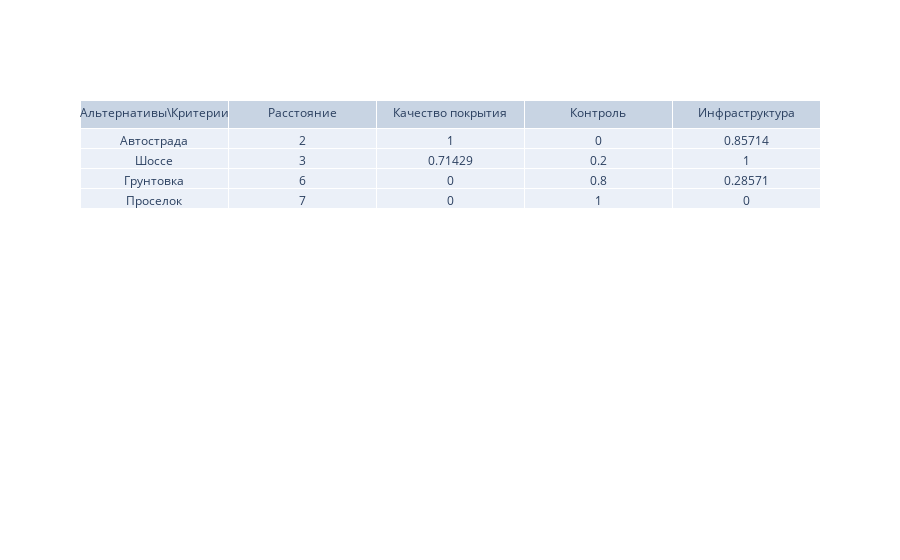

The notebook cell saved with this chart:
### Markdown cell above
Метод замены критериев ограничениями

### Code cell
# Пусть главный критерий - Расстояние

# Нормировка матриц оценок (кроме столбца главного критерия)
# Цикл по столбикам (критериям)
for j, cr in enumerate(criterions):
    # Если это главный критерий, то пропустить
    if cr == 'Расстояние':
        continue

    lev = None
    # Минимально допустимые уровни для остальных критериев
    match(cr):
        case 'Качество покрытия':
            lev = 0.3
        case 'Контроль':
            lev = 0.1
        case 'Инфраструктура':
            lev = 0.2

    min_val = min(a_matrix[j])
    max_val = max(a_matrix[j])

    # Цикл по строчкам (значения критериев альтернатив)
    for i, al in enumerate(alternatives):
        a_matrix[j][i] = round((a_matrix[j][i] - min_val) / (max_val - min_val), okr)
        # Оставить только приемлемые значения
        if a_matrix[j][i] < lev:
            a_matrix[j][i] = 0.0

# Вывод таблицы
fig = Figure(data=[
    Table(
        header=dict(values=['Альтернативы\Критерии'] + criterions),
        cells=dict(
            values=[
                alternatives,
                a_matrix[0],
                a_matrix[1],
                a_matrix[2],
                a_matrix[3]
            ]),
    )])
iplot(fig)

### Figure 1 — Plotly figure (JSON) as saved in the notebook; plotly's stock layout.template omitted (floating-point values rounded to 4 significant figures)
{"data": [{"cells": {"values": [["Автострада", "Шоссе", "Грунтовка", "Проселок"], [2.0, 3.0, 6.0, 7.0], [1.0, 0.7143, 0.0, 0.0], [0.0, 0.2, 0.8, 1.0], [0.8571, 1.0, 0.2857, 0.0]]}, "header": {"values": ["Альтернативы\\Критерии", "Расстояние", "Качество покрытия", "Контроль", "Инфраструктура"]}, "type": "table"}], "layout": {}}
